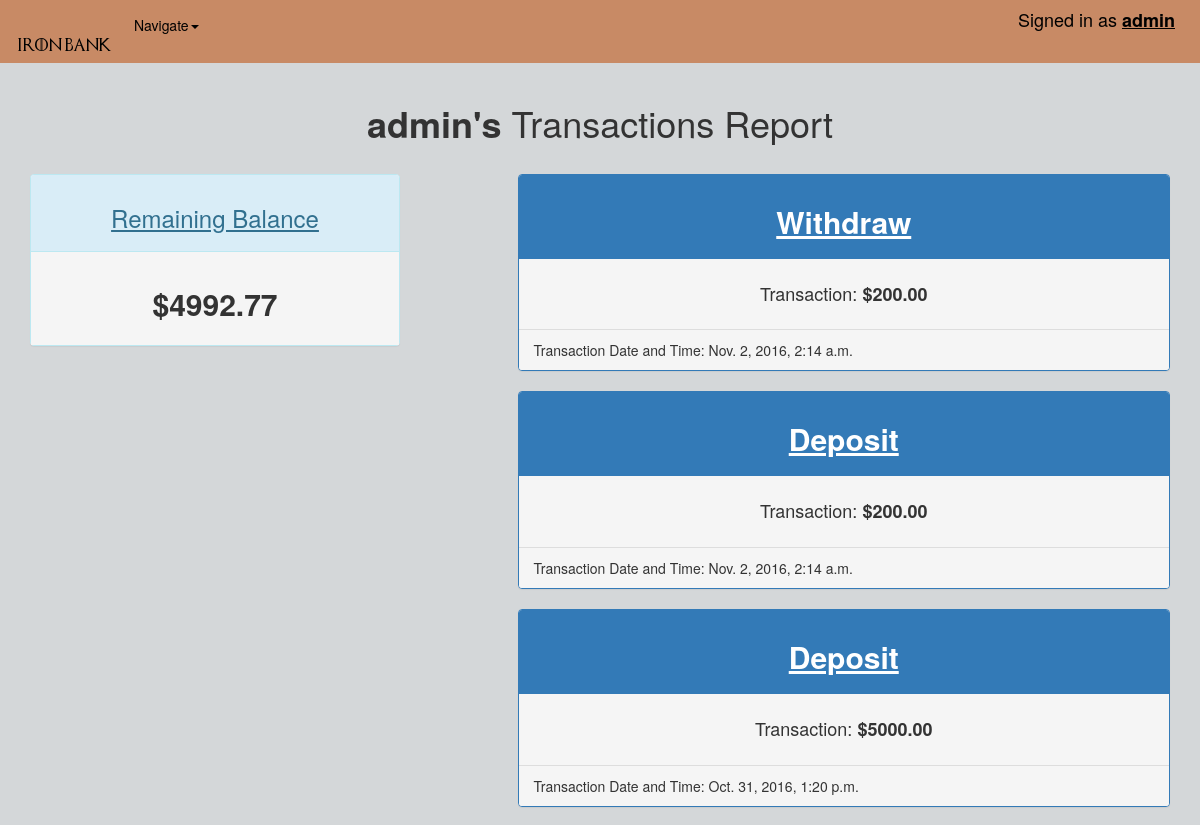
/account/1/ (signed in, upper part), run on an earlier commit of the app's database.
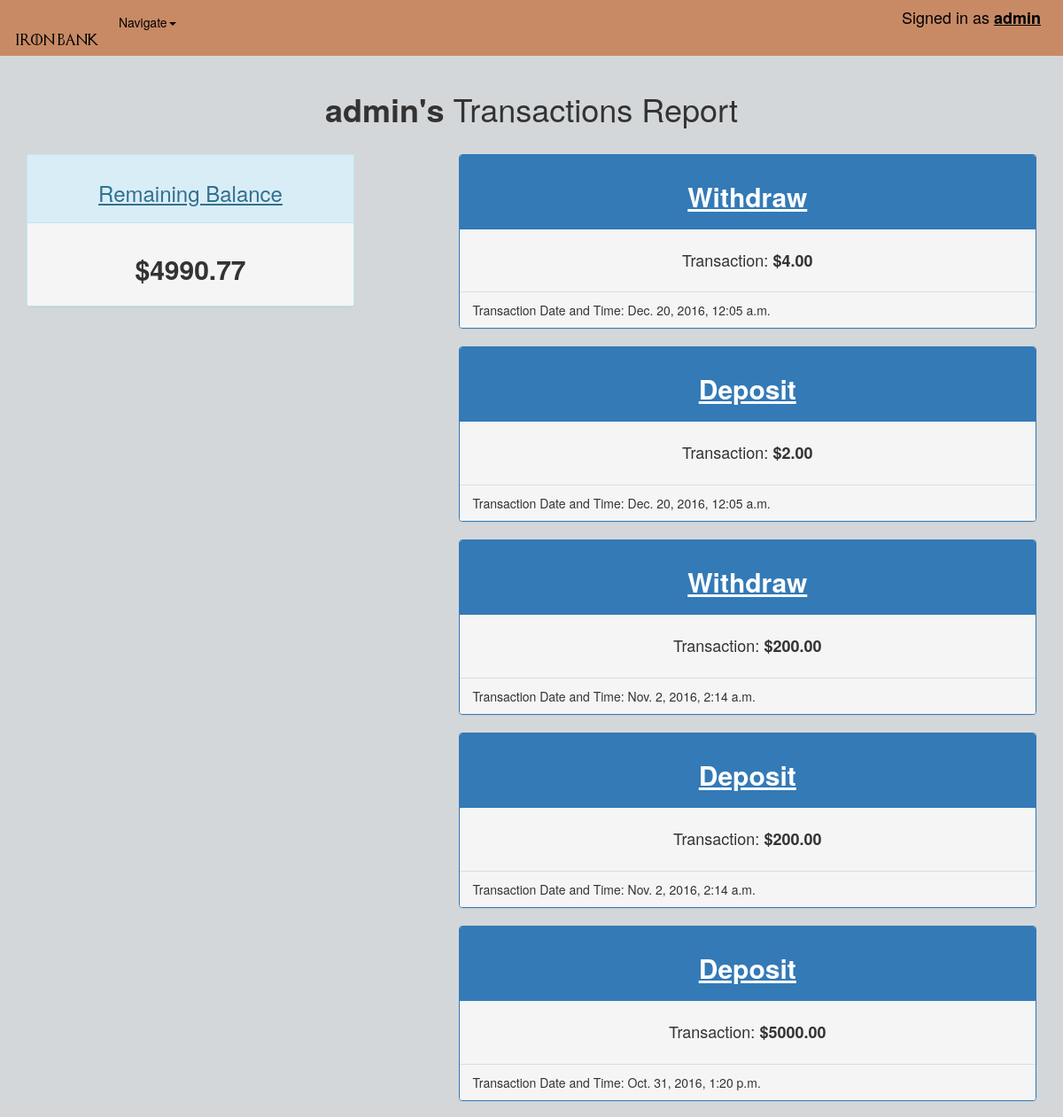
And on a later commit of the database.
### bank/models.py (models this page shows)
class Profile(models.Model):
    user = models.OneToOneField('auth.User')
    @property
    def balance(self):
        deposit_total = 0
        withdraw_total = 0
        transactions = Transaction.objects.filter(user=self.user)
        for transaction in transactions:
            if transaction.operator1 =='D':
                deposit_total += transaction.num1
            else:
                withdraw_total += transaction.num1
        return round(deposit_total - withdraw_total, 2)

class Transaction(models.Model):
    user = models.ForeignKey('auth.User')
    num1 = models.FloatField()
    operator1 = models.CharField(max_length=1, choices=OPTION)
    created = models.DateTimeField(auto_now_add=True)
    class Meta:
        ordering = ("created", )

### bank/views.py (the view)
# urls.py: url(r'^account/(?P<pk>\d+)/$', TransactionDetailView.as_view(), name="transaction_detail_view"),
class TransactionDetailView(ListView):
    model = Transaction
    def get_context_data(self, **kwargs):
        context = super().get_context_data(**kwargs)
        context["accounts"] = Transaction.objects.filter(user=self.request.user)
        return context

### templates/bank/transaction_list.html
{% extends 'base.html' %}
{% block content %}
 <br>
  <h1><b>{{ request.user }}'s</b> Transactions Report</h1>
  <br>
  <div class="row">
    <div class="col-md-4">
      <div class="panel panel-info">
        <div class="panel-heading">
          <h3 id="under">Remaining Balance</h3>
        </div>
        <div class="panel-body">
          <h2 id="center"><b>${{ request.user.profile.balance|floatformat:2 }}</b></h2>
        </div>
      </div>
    </div>
    {% for account in accounts|dictsortreversed:"created" %}
      {% if request.user == account.user %}
      <div class="profile_info">
          <div class="col-md-7">
            <div class="panel panel-primary">
              <div class="panel-heading">
                <h2 id="under"><b>{{ account.get_operator1_display }}</b></h2>
              </div>
              <div class="panel-body">
                <h4 id="center">Transaction: <b>${{ account.num1|floatformat:2 }}</b></h4>
              </div>
              <div class="panel-footer">
                Transaction Date and Time:  {{ account.created }}
              </div>
            </div>
          </div>
        </div>
    {% endif %}
  {% endfor %}
  </div>
{% endblock %}

### templates/base.html (shortened to what this page needs)
{% load staticfiles %}
<!DOCTYPE html>
<html>
  <head>
    <link rel="stylesheet" href="{% static 'css/bootstrap.css' %}" media="screen" title="no title">
    <link rel="stylesheet" href="https://cdnjs.cloudflare.com/ajax/libs/font-awesome/4.7.0/css/font-awesome.min.css">
  </head>
  <body>
    <nav class="nav navbar-custom">
      <div class="container-fluid">
        <div class="navbar-header">
            <h2><img class="nav_font" src="/static/fonts/small_got.png" alt="Iron Bank" /></h2>
        </div>
        <ul class="nav navbar-nav">
            <li class="dropdown">
              <a class="dropdown-toggle" data-toggle="dropdown" href="#">Navigate<span class="caret"></span></a>
            </li>
          </ul>
          {% if not request.user.is_authenticated %}
            <ul class="nav navbar-nav navbar-right">
              <li><a class="logo" href="{% url 'user_create_view' %}"><span class="glyphicon glyphicon-user"></span> New User</a></li>
              <li><a class="logo" href="{% url 'login' %}"><span class="glyphicon glyphicon-log-in"></span> Login</a></li>
            </ul>
          {% else %}
            <ul class="nav navbar-nav navbar-right"><h4 class="name">Signed in as <b id="under">{{ request.user }}</b></h4></ul>
          {% endif %}
      </div>
    </nav>
      <div class="container">
          {% block content %}
          {% endblock %}
      </div>
  </body>
</html>

What changed in the data, as far as the page shows it:
added Transaction: operator1 "Withdraw", num1 "4.00", created "Dec. 20, 2016, 12:05 a.m."
added Transaction: operator1 "Deposit", num1 "2.00", created "Dec. 20, 2016, 12:05 a.m."
Also different on the page:
{{ request.user.profile.balance|floatformat:2 }}: "4992.77" → "4990.77"
